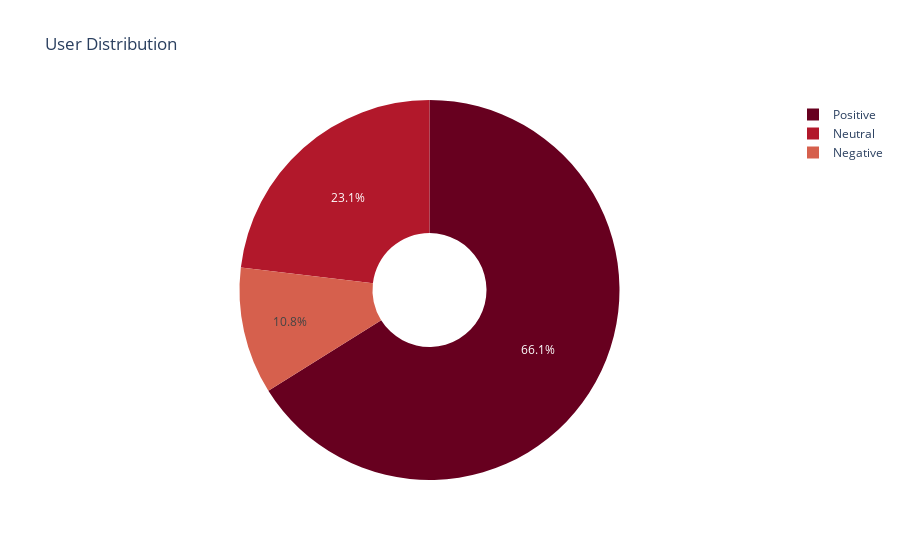

The code cell stored with this chart in its notebook:
### Code cell
positive_ENJ1 = (data[((data.ENJ1 > 3) & (data.USERWIKI == "0"))]).shape[0]
negative_ENJ1 = (data[((data.ENJ1 < 3) & (data.USERWIKI == "0"))]).shape[0]

neutral_ENJ1 = (data[((data.ENJ1 == 3) & (data.USERWIKI == "0"))]).shape[0]



table = pd.DataFrame(np.array([positive_ENJ1, neutral_ENJ1, negative_ENJ1]),
                     ['Positive', 'Neutral', 'Negative'], ['count'])



fig = px.pie(table, values='count', names= ['Positive', 'Neutral', 'Negative'], 
             color_discrete_sequence=px.colors.sequential.RdBu, hole=.3, 
             title='User Distribution')
fig.show()
table

### Figure 1 — Plotly figure (JSON) as saved in the notebook; plotly's stock layout.template omitted (floating-point values rounded to 4 significant figures)
{"data": [{"domain": {"x": [0, 1], "y": [0, 1]}, "hole": 0.3, "hoverlabel": {"namelength": 0}, "hovertemplate": "label=%{label}<br>count=%{value}", "labels": ["Positive", "Neutral", "Negative"], "legendgroup": "", "name": "", "showlegend": true, "type": "pie", "values": [515, 180, 84]}], "layout": {"legend": {"tracegroupgap": 0}, "piecolorway": ["rgb(103,0,31)", "rgb(178,24,43)", "rgb(214,96,77)", "rgb(244,165,130)", "rgb(253,219,199)", "rgb(247,247,247)", "rgb(209,229,240)", "rgb(146,197,222)", "rgb(67,147,195)", "rgb(33,102,172)", "rgb(5,48,97)"], "title": {"text": "User Distribution"}}}
